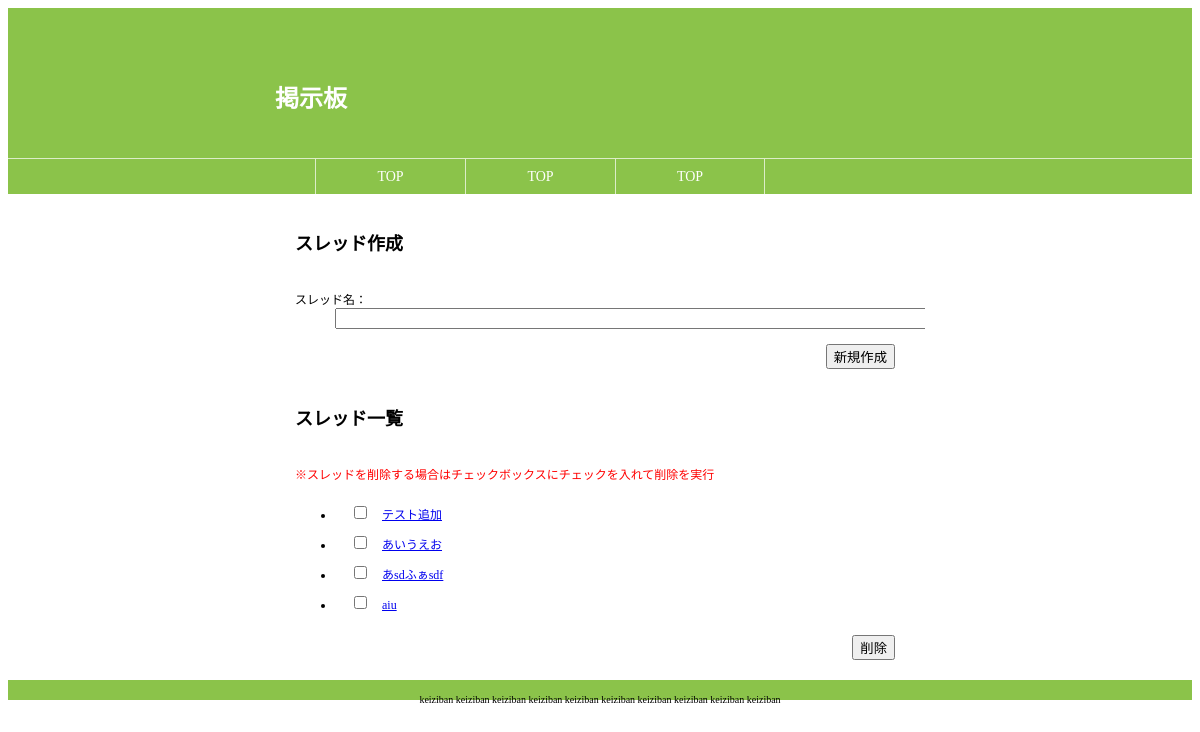
Page /sured.php on the committed database.
### tables this page shows
CREATE TABLE `sured` (
`id` int(11) NOT NULL,
  `name` varchar(255) NOT NULL,
  `del` tinyint(4) NOT NULL DEFAULT '0',
  `created` datetime NOT NULL DEFAULT '0000-00-00 00:00:00',
  `updated` datetime NOT NULL DEFAULT '0000-00-00 00:00:00'
);

### class/sured.php (called while the page is built, shortened)
<?php
class Sured
{
	private $mysqli = null;
	function __construct($mysqli, $sured_id = null)
	{
		$this->mysqli = $mysqli;
	}
	public function getSuredList(){
		$sured_list = array();
		$sql = 'SELECT id,name FROM sured WHERE del = 0 ORDER BY created asc ';
		$stmt = $this->mysqli->query($sql);
		if ($stmt) {
			$cnt = 0;
			while ($row = $stmt->fetch_assoc()) {
				$sured_list[$cnt]['id']   = $row['id'];
				$sured_list[$cnt]['name'] = $row['name'];
				$cnt++;
			}
		}
		return $sured_list;
	}
}

### sured.php (the view, shortened to what this page needs)
<?php
require_once('class/sured.php');
$con_db_class = new Connection_database();
$mysqli = $con_db_class->getConnection();
$sured_class = new Sured($mysqli);
$sured_list = $sured_class->getSuredList();
?>
<?php
require_once('view/header.php');
?>
<div id="main">
	<div class="container">
		<div class="sured-form">
			<h2>スレッド作成</h2>
			<form action="" method="post">
				<dl>
					<dt>スレッド名：</dt>
					<dd><input type="text" name="new_sured" value=""></dd>
				</dl>
				<input type="submit" name="create" value="新規作成">
			</form>
		</div>
		<div class="sured">
			<form action="" method="post">
				<h2>スレッド一覧</h2>
				<p>※スレッドを削除する場合はチェックボックスにチェックを入れて削除を実行</p>
				<ul>
				<?php
					if (count($sured_list) > 0) {
						foreach ($sured_list as $sured) {
							echo '<li>';
							echo '<input type="checkbox" name="sured[]" value="'.$sured['id'].'">';
							echo '<a href="/keiziban/post.php?sured='.$sured['id'].'">'.$sured['name'].'</a>';
							echo '</li>';
						}
					}else{
						echo '<p>スレッドがありません。</p>';
					}
				?>
				</ul>
				<div class="btn-area">
					<input type="submit" name="delete" value="削除" id="delete_btn">
				</div>
			</form>
		</div>
	</div>
</div>
<?php
require_once('view/footer.php');

### css/style.css (style rules this page uses)
body { font-size:12px; }
.container { width: 650px; margin:0 auto; overflow: hidden; }
h2 { font-size: 18px; padding: 20px 0; }
.sured-form { overflow: hidden; padding-left: 20px; }
.sured-form dl { margin: 10px 0 0; }
.sured-form input[type="text"] { width:600px; }
.sured-form input[type="submit"] { float:right; margin-top:15px; margin-right:30px; }
.sured { padding-left: 20px; }
.sured p { margin-bottom: 20px; color: #ff0000; }
.sured li { height:20px; line-height:20px; padding:0 0 10px 15px; }
.sured li input { margin-right:15px; }
.sured .btn-area { float:right; margin-right: 30px; }

### rows in the picture
sured: name "テスト追加"
sured: name "あいうえお"
sured: name "あsdふぁsdf"
sured: name "aiu"
